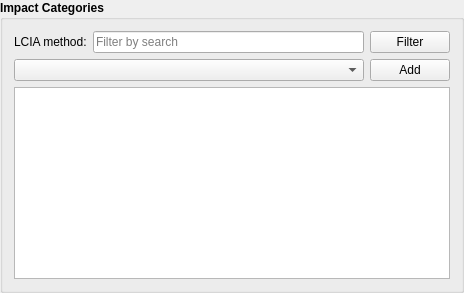
             <widget class="QGroupBox" name="groupBox_12">
              <property name="font">
               <font>
                <weight>75</weight>
                <bold>true</bold>
                <kerning>true</kerning>
               </font>
              </property>
              <property name="title">
               <string>Impact Categories</string>
              </property>
              <layout class="QGridLayout" name="gridLayout_91">
               <item row="0" column="0">
                <widget class="QLabel" name="label_66">
                 <property name="font">
                  <font>
                   <weight>50</weight>
                   <bold>false</bold>
                   <kerning>true</kerning>
                  </font>
                 </property>
                 <property name="text">
                  <string>LCIA method:</string>
                 </property>
                </widget>
               </item>
               <item row="0" column="1">
                <widget class="QLineEdit" name="MC_Filter_keyword">
                 <property name="sizePolicy">
                  <sizepolicy hsizetype="Expanding" vsizetype="Preferred">
                   <horstretch>0</horstretch>
                   <verstretch>0</verstretch>
                  </sizepolicy>
                 </property>
                 <property name="font">
                  <font>
                   <weight>50</weight>
                   <bold>false</bold>
                   <kerning>true</kerning>
                  </font>
                 </property>
                 <property name="placeholderText">
                  <string>Filter by search</string>
                 </property>
                </widget>
               </item>
               <item row="0" column="2">
                <widget class="QPushButton" name="MC_Filter_method">
                 <property name="sizePolicy">
                  <sizepolicy hsizetype="Minimum" vsizetype="Preferred">
                   <horstretch>0</horstretch>
                   <verstretch>0</verstretch>
                  </sizepolicy>
                 </property>
                 <property name="font">
                  <font>
                   <weight>50</weight>
                   <bold>false</bold>
                   <kerning>true</kerning>
                  </font>
                 </property>
                 <property name="text">
                  <string>Filter</string>
                 </property>
                 <property name="icon">
                  <iconset resource="PyWOLF_Resource.qrc">
                   <normaloff>:/ICONS/PySWOLF_ICONS/Filter.png</normaloff>:/ICONS/PySWOLF_ICONS/Filter.png</iconset>
                 </property>
                </widget>
               </item>
               <item row="1" column="0" colspan="2">
                <widget class="QComboBox" name="MC_method">
                 <property name="sizePolicy">
                  <sizepolicy hsizetype="Preferred" vsizetype="Preferred">
                   <horstretch>0</horstretch>
                   <verstretch>0</verstretch>
                  </sizepolicy>
                 </property>
                 <property name="minimumSize">
                  <size>
                   <width>350</width>
                   <height>0</height>
                  </size>
                 </property>
                 <property name="font">
                  <font>
                   <weight>50</weight>
                   <bold>false</bold>
                   <kerning>true</kerning>
                  </font>
                 </property>
                </widget>
               </item>
               <item row="1" column="2">
                <widget class="QPushButton" name="MC_add_method">
                 <property name="sizePolicy">
                  <sizepolicy hsizetype="Minimum" vsizetype="Preferred">
                   <horstretch>0</horstretch>
                   <verstretch>0</verstretch>
                  </sizepolicy>
                 </property>
                 <property name="font">
                  <font>
                   <weight>50</weight>
                   <bold>false</bold>
                   <kerning>true</kerning>
                  </font>
                 </property>
                 <property name="text">
                  <string>Add</string>
                 </property>
                 <property name="icon">
                  <iconset resource="PyWOLF_Resource.qrc">
                   <normaloff>:/ICONS/PySWOLF_ICONS/ADD.png</normaloff>:/ICONS/PySWOLF_ICONS/ADD.png</iconset>
                 </property>
                </widget>
               </item>
               <item row="2" column="0" colspan="3">
                <widget class="QTableView" name="MC_method_table">
                 <property name="font">
                  <font>
                   <weight>50</weight>
                   <bold>false</bold>
                   <kerning>true</kerning>
                  </font>
                 </property>
                </widget>
               </item>
              </layout>
             </widget>
